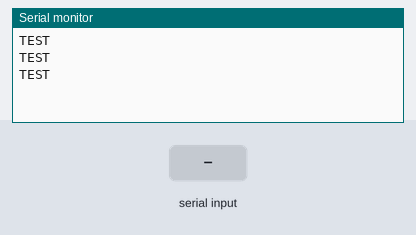
Simulated run of this sketch. Board: Arduino Uno, built with avr-gcc and run on an emulated ATmega328P. Shown: the last lines printed to the serial monitor. The test bench sets the inputs (shaded band).

Above: at 1.5 s.
1.6 s: "1" received over Serial
At 3.4 s:
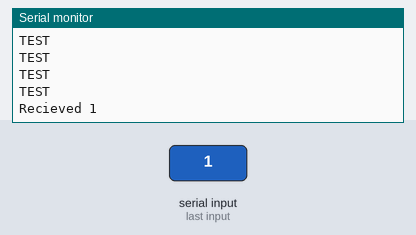
4.4 s: "0" received over Serial
At 5.9 s:
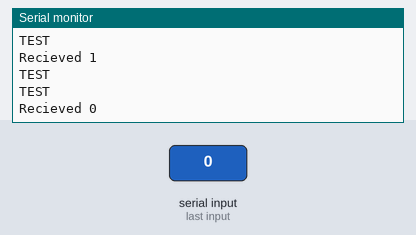

The sketch:

sketch_jan27a.ino
```cpp
void setup()
{
    Serial.begin(9600);
    //Serial.print("TEST\n");
}

String s1;

void loop()
{
    Serial.println("TEST");
    delay(500);

    if (Serial.available() > 0){
     String s1 = Serial.readString();
     Serial.println("Recieved "+s1);
     s1 = "";
     delay(500);
    }
    while(Serial.read() >= 0) ;
}
```

Measured:
- after the input at 1.6 s, the serial monitor: prints a new line after 1.4 s (image 1)
- after the input at 4.4 s, the serial monitor: prints a new line after 1.1 s (image 2)
